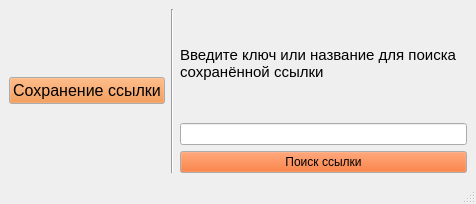
<?xml version="1.0" encoding="UTF-8"?>
<ui version="4.0">
 <class>MainWindow</class>
 <widget class="QMainWindow" name="MainWindow">
  <property name="geometry">
   <rect>
    <x>0</x>
    <y>0</y>
    <width>476</width>
    <height>204</height>
   </rect>
  </property>
  <property name="palette">
   <palette>
    <active>
     <colorrole role="Button">
      <brush brushstyle="SolidPattern">
       <color alpha="255">
        <red>255</red>
        <green>85</green>
        <blue>0</blue>
       </color>
      </brush>
     </colorrole>
    </active>
    <inactive>
     <colorrole role="Button">
      <brush brushstyle="SolidPattern">
       <color alpha="255">
        <red>255</red>
        <green>85</green>
        <blue>0</blue>
       </color>
      </brush>
     </colorrole>
    </inactive>
    <disabled>
     <colorrole role="Button">
      <brush brushstyle="SolidPattern">
       <color alpha="255">
        <red>255</red>
        <green>85</green>
        <blue>0</blue>
       </color>
      </brush>
     </colorrole>
    </disabled>
   </palette>
  </property>
  <property name="cursor">
   <cursorShape>ArrowCursor</cursorShape>
  </property>
  <property name="windowTitle">
   <string>MainWindow</string>
  </property>
  <widget class="QWidget" name="centralwidget">
   <layout class="QHBoxLayout" name="horizontalLayout_2">
    <item>
     <layout class="QHBoxLayout" name="horizontalLayout">
      <item>
       <widget class="QPushButton" name="test">
        <property name="palette">
         <palette>
          <active>
           <colorrole role="Button">
            <brush brushstyle="SolidPattern">
             <color alpha="255">
              <red>240</red>
              <green>134</green>
              <blue>48</blue>
             </color>
            </brush>
           </colorrole>
          </active>
          <inactive>
           <colorrole role="Button">
            <brush brushstyle="SolidPattern">
             <color alpha="255">
              <red>240</red>
              <green>134</green>
              <blue>48</blue>
             </color>
            </brush>
           </colorrole>
          </inactive>
          <disabled>
           <colorrole role="Button">
            <brush brushstyle="SolidPattern">
             <color alpha="255">
              <red>240</red>
              <green>134</green>
              <blue>48</blue>
             </color>
            </brush>
           </colorrole>
          </disabled>
         </palette>
        </property>
        <property name="font">
         <font>
          <pointsize>12</pointsize>
         </font>
        </property>
        <property name="cursor">
         <cursorShape>PointingHandCursor</cursorShape>
        </property>
        <property name="mouseTracking">
         <bool>true</bool>
        </property>
        <property name="text">
         <string>Сохранение ссылки</string>
        </property>
       </widget>
      </item>
      <item>
       <widget class="Line" name="line">
        <property name="orientation">
         <enum>Qt::Vertical</enum>
        </property>
       </widget>
      </item>
     </layout>
    </item>
    <item>
     <layout class="QVBoxLayout" name="verticalLayout">
      <item>
       <widget class="QLabel" name="label">
        <property name="font">
         <font>
          <pointsize>11</pointsize>
         </font>
        </property>
        <property name="text">
         <string>Введите ключ или название для поиска сохранённой ссылки</string>
        </property>
        <property name="wordWrap">
         <bool>true</bool>
        </property>
       </widget>
      </item>
      <item>
       <widget class="QLineEdit" name="lineEdit_2"/>
      </item>
      <item>
       <widget class="QPushButton" name="pushButton">
        <property name="cursor">
         <cursorShape>PointingHandCursor</cursorShape>
        </property>
        <property name="mouseTracking">
         <bool>true</bool>
        </property>
        <property name="text">
         <string>Поиск ссылки</string>
        </property>
       </widget>
      </item>
     </layout>
    </item>
   </layout>
  </widget>
  <widget class="QMenuBar" name="menubar">
   <property name="geometry">
    <rect>
     <x>0</x>
     <y>0</y>
     <width>476</width>
     <height>21</height>
    </rect>
   </property>
  </widget>
  <widget class="QStatusBar" name="statusBar"/>
 </widget>
 <resources/>
 <connections/>
</ui>
